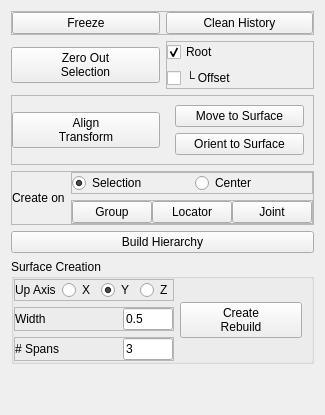
       <widget class="QWidget" name="tab_general">
        <property name="enabled">
         <bool>true</bool>
        </property>
        <attribute name="title">
         <string>General</string>
        </attribute>
        <layout class="QVBoxLayout" name="verticalLayout_2">
         <item>
          <widget class="QFrame" name="lay_utilitary">
           <property name="frameShape">
            <enum>QFrame::StyledPanel</enum>
           </property>
           <property name="frameShadow">
            <enum>QFrame::Raised</enum>
           </property>
           <layout class="QHBoxLayout" name="horizontalLayout_2">
            <property name="leftMargin">
             <number>0</number>
            </property>
            <property name="topMargin">
             <number>0</number>
            </property>
            <property name="rightMargin">
             <number>0</number>
            </property>
            <property name="bottomMargin">
             <number>0</number>
            </property>
            <item>
             <widget class="QPushButton" name="btn_freeze_transform">
              <property name="text">
               <string>Freeze</string>
              </property>
             </widget>
            </item>
            <item>
             <widget class="QPushButton" name="btn_clean_history">
              <property name="text">
               <string>Clean History</string>
              </property>
             </widget>
            </item>
           </layout>
          </widget>
         </item>
         <item>
          <widget class="QWidget" name="lay_offset_creation_2" native="true">
           <layout class="QHBoxLayout" name="horizontalLayout_3" stretch="0,0">
            <property name="leftMargin">
             <number>0</number>
            </property>
            <property name="topMargin">
             <number>0</number>
            </property>
            <property name="rightMargin">
             <number>0</number>
            </property>
            <property name="bottomMargin">
             <number>0</number>
            </property>
            <item>
             <widget class="QPushButton" name="btn_zero_out">
              <property name="minimumSize">
               <size>
                <width>0</width>
                <height>0</height>
               </size>
              </property>
              <property name="text">
               <string>Zero Out
Selection</string>
              </property>
             </widget>
            </item>
            <item>
             <widget class="QFrame" name="lay_offset_creation">
              <property name="frameShape">
               <enum>QFrame::StyledPanel</enum>
              </property>
              <property name="frameShadow">
               <enum>QFrame::Raised</enum>
              </property>
              <layout class="QVBoxLayout" name="verticalLayout_16" stretch="0,0">
               <property name="leftMargin">
                <number>0</number>
               </property>
               <property name="topMargin">
                <number>0</number>
               </property>
               <property name="rightMargin">
                <number>0</number>
               </property>
               <property name="bottomMargin">
                <number>0</number>
               </property>
               <item>
                <widget class="QCheckBox" name="chk_root">
                 <property name="text">
                  <string>Root</string>
                 </property>
                 <property name="checked">
                  <bool>true</bool>
                 </property>
                </widget>
               </item>
               <item>
                <widget class="QCheckBox" name="chk_offset">
                 <property name="text">
                  <string>└ Offset</string>
                 </property>
                </widget>
               </item>
              </layout>
             </widget>
            </item>
           </layout>
          </widget>
         </item>
         <item>
          <widget class="QFrame" name="lay_align_orient">
           <property name="frameShape">
            <enum>QFrame::StyledPanel</enum>
           </property>
           <property name="frameShadow">
            <enum>QFrame::Raised</enum>
           </property>
           <layout class="QHBoxLayout" name="horizontalLayout_4">
            <property name="leftMargin">
             <number>0</number>
            </property>
            <property name="topMargin">
             <number>0</number>
            </property>
            <property name="rightMargin">
             <number>0</number>
            </property>
            <property name="bottomMargin">
             <number>0</number>
            </property>
            <item>
             <widget class="QPushButton" name="btn_align">
              <property name="text">
               <string>Align
Transform</string>
              </property>
             </widget>
            </item>
            <item>
             <widget class="QFrame" name="frm_surface_alignment">
              <layout class="QVBoxLayout" name="lay_surface_alignment">
               <item>
                <widget class="QPushButton" name="btn_move_to_surface">
                 <property name="text">
                  <string>Move to Surface</string>
                 </property>
                </widget>
               </item>
               <item>
                <widget class="QPushButton" name="btn_orient_to_surface">
                 <property name="text">
                  <string>Orient to Surface</string>
                 </property>
                </widget>
               </item>
              </layout>
             </widget>
            </item>
           </layout>
          </widget>
         </item>
         <item>
          <widget class="QFrame" name="lay_creation">
           <property name="frameShape">
            <enum>QFrame::StyledPanel</enum>
           </property>
           <property name="frameShadow">
            <enum>QFrame::Raised</enum>
           </property>
           <layout class="QHBoxLayout" name="horizontalLayout_11">
            <property name="leftMargin">
             <number>0</number>
            </property>
            <property name="topMargin">
             <number>0</number>
            </property>
            <property name="rightMargin">
             <number>0</number>
            </property>
            <property name="bottomMargin">
             <number>0</number>
            </property>
            <item>
             <widget class="QLabel" name="lbl_creation">
              <property name="minimumSize">
               <size>
                <width>50</width>
                <height>0</height>
               </size>
              </property>
              <property name="text">
               <string>Create on</string>
              </property>
             </widget>
            </item>
            <item>
             <layout class="QVBoxLayout" name="verticalLayout_14">
              <property name="leftMargin">
               <number>0</number>
              </property>
              <property name="topMargin">
               <number>0</number>
              </property>
              <property name="rightMargin">
               <number>0</number>
              </property>
              <property name="bottomMargin">
               <number>0</number>
              </property>
              <item>
               <widget class="QFrame" name="lay_creation_type">
                <property name="frameShape">
                 <enum>QFrame::StyledPanel</enum>
                </property>
                <property name="frameShadow">
                 <enum>QFrame::Raised</enum>
                </property>
                <layout class="QHBoxLayout" name="horizontalLayout_25">
                 <property name="leftMargin">
                  <number>0</number>
                 </property>
                 <property name="topMargin">
                  <number>0</number>
                 </property>
                 <property name="rightMargin">
                  <number>0</number>
                 </property>
                 <property name="bottomMargin">
                  <number>0</number>
                 </property>
                 <item>
                  <widget class="QRadioButton" name="chk_creation_by_selection">
                   <property name="text">
                    <string>Selection</string>
                   </property>
                   <property name="checked">
                    <bool>true</bool>
                   </property>
                  </widget>
                 </item>
                 <item>
                  <widget class="QRadioButton" name="chk_creation_on_center">
                   <property name="text">
                    <string>Center</string>
                   </property>
                  </widget>
                 </item>
                </layout>
               </widget>
              </item>
              <item>
               <widget class="QFrame" name="lay_creation_buttons">
                <property name="styleSheet">
                 <string notr="true"/>
                </property>
                <property name="frameShape">
                 <enum>QFrame::StyledPanel</enum>
                </property>
                <property name="frameShadow">
                 <enum>QFrame::Raised</enum>
                </property>
                <layout class="QHBoxLayout" name="horizontalLayout_26">
                 <property name="spacing">
                  <number>0</number>
                 </property>
                 <property name="leftMargin">
                  <number>0</number>
                 </property>
                 <property name="topMargin">
                  <number>0</number>
                 </property>
                 <property name="rightMargin">
                  <number>0</number>
                 </property>
                 <property name="bottomMargin">
                  <number>0</number>
                 </property>
                 <item>
                  <widget class="QPushButton" name="btn_create_group">
                   <property name="text">
                    <string>Group</string>
                   </property>
                  </widget>
                 </item>
                 <item>
                  <widget class="QPushButton" name="btn_create_locator">
                   <property name="text">
                    <string>Locator</string>
                   </property>
                  </widget>
                 </item>
                 <item>
                  <widget class="QPushButton" name="btn_create_joint">
                   <property name="text">
                    <string>Joint</string>
                   </property>
                  </widget>
                 </item>
                </layout>
               </widget>
              </item>
             </layout>
            </item>
           </layout>
          </widget>
         </item>
         <item>
          <widget class="QPushButton" name="btn_build_hierarchy">
           <property name="text">
            <string>Build Hierarchy</string>
           </property>
          </widget>
         </item>
         <item>
          <widget class="QGroupBox" name="lay_surface_creation">
           <property name="title">
            <string>Surface Creation</string>
           </property>
           <layout class="QHBoxLayout" name="horizontalLayout_17" stretch="1,1">
            <property name="leftMargin">
             <number>0</number>
            </property>
            <property name="topMargin">
             <number>0</number>
            </property>
            <property name="bottomMargin">
             <number>0</number>
            </property>
            <item>
             <layout class="QVBoxLayout" name="lay_surface_parameters">
              <item>
               <widget class="QFrame" name="lay_surface_axis">
                <property name="frameShape">
                 <enum>QFrame::StyledPanel</enum>
                </property>
                <property name="frameShadow">
                 <enum>QFrame::Raised</enum>
                </property>
                <layout class="QHBoxLayout" name="horizontalLayout_15">
                 <property name="leftMargin">
                  <number>0</number>
                 </property>
                 <property name="topMargin">
                  <number>0</number>
                 </property>
                 <property name="rightMargin">
                  <number>0</number>
                 </property>
                 <property name="bottomMargin">
                  <number>0</number>
                 </property>
                 <item>
                  <widget class="QLabel" name="lbl_surface_axis">
                   <property name="text">
                    <string>Up Axis</string>
                   </property>
                  </widget>
                 </item>
                 <item>
                  <widget class="QRadioButton" name="chk_surface_X">
                   <property name="text">
                    <string>X</string>
                   </property>
                  </widget>
                 </item>
                 <item>
                  <widget class="QRadioButton" name="chk_surface_Y">
                   <property name="text">
                    <string>Y</string>
                   </property>
                   <property name="checked">
                    <bool>true</bool>
                   </property>
                  </widget>
                 </item>
                 <item>
                  <widget class="QRadioButton" name="chk_surface_Z">
                   <property name="text">
                    <string>Z</string>
                   </property>
                  </widget>
                 </item>
                </layout>
               </widget>
              </item>
              <item>
               <widget class="QFrame" name="lay_surface_width">
                <property name="frameShape">
                 <enum>QFrame::StyledPanel</enum>
                </property>
                <property name="frameShadow">
                 <enum>QFrame::Raised</enum>
                </property>
                <layout class="QHBoxLayout" name="horizontalLayout_18">
                 <property name="leftMargin">
                  <number>0</number>
                 </property>
                 <property name="topMargin">
                  <number>0</number>
                 </property>
                 <property name="rightMargin">
                  <number>0</number>
                 </property>
                 <property name="bottomMargin">
                  <number>0</number>
                 </property>
                 <item>
                  <widget class="QLabel" name="lbl_surface_width">
                   <property name="text">
                    <string>Width</string>
                   </property>
                  </widget>
                 </item>
                 <item>
                  <widget class="QLineEdit" name="txt_surface_width">
                   <property name="maximumSize">
                    <size>
                     <width>50</width>
                     <height>16777215</height>
                    </size>
                   </property>
                   <property name="text">
                    <string>0.5</string>
                   </property>
                  </widget>
                 </item>
                </layout>
               </widget>
              </item>
              <item>
               <widget class="QFrame" name="lay_surface_spans">
                <property name="frameShape">
                 <enum>QFrame::StyledPanel</enum>
                </property>
                <property name="frameShadow">
                 <enum>QFrame::Raised</enum>
                </property>
                <layout class="QHBoxLayout" name="horizontalLayout_16">
                 <property name="leftMargin">
                  <number>0</number>
                 </property>
                 <property name="topMargin">
                  <number>0</number>
                 </property>
                 <property name="rightMargin">
                  <number>0</number>
                 </property>
                 <property name="bottomMargin">
                  <number>0</number>
                 </property>
                 <item>
                  <widget class="QLabel" name="lbl_spans">
                   <property name="text">
                    <string># Spans</string>
                   </property>
                  </widget>
                 </item>
                 <item>
                  <widget class="QLineEdit" name="txt_spans">
                   <property name="maximumSize">
                    <size>
                     <width>50</width>
                     <height>16777215</height>
                    </size>
                   </property>
                   <property name="text">
                    <string>3</string>
                   </property>
                  </widget>
                 </item>
                </layout>
               </widget>
              </item>
             </layout>
            </item>
            <item>
             <widget class="QPushButton" name="btn_create_suface">
              <property name="text">
               <string>Create
Rebuild</string>
              </property>
             </widget>
            </item>
           </layout>
          </widget>
         </item>
         <item>
          <spacer name="verticalSpacer">
           <property name="orientation">
            <enum>Qt::Vertical</enum>
           </property>
           <property name="sizeHint" stdset="0">
            <size>
             <width>20</width>
             <height>40</height>
            </size>
           </property>
          </spacer>
         </item>
        </layout>
       </widget>
